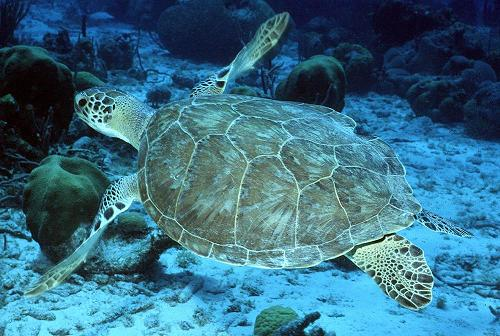
//> input picture Vision/src/turtle.jpg, 500 x 336 px, given in place of the camera
$ ./Vision   (built with g++ and OpenCV 4)
//> lines starting //> are read from the running program, lines starting //| are printed output that depends on the picture; after the words box and inside, x2 and y2 are one past the last pixel; in counts of white or black regions, pixels touching at a corner belong together
#include <opencv/cv.h>
#include <opencv/highgui.h>
#include <opencv2/features2d/features2d.hpp>
#include <opencv2/core/core.hpp>
#include <opencv2/highgui/highgui.hpp>
#include <stdio.h>
#include <math.h>
//#include <cvblobs/BlobResult.h>

using namespace cv;

// [155 lines left out: functions GetThresholdedImage, colorTracking, circleTracking, not called in this run]


IplImage* trackColor(IplImage *image, CvPoint *position, int hue) {
	CvScalar minHSV = cvScalar(hue, 100, 100);
	CvScalar maxHSV = cvScalar(hue+10, 255, 255);

	IplImage* imgHSV = cvCreateImage(cvGetSize(image), 8, 3);
	cvCvtColor(image, imgHSV, CV_BGR2HSV);
	IplImage* imgThreshed = cvCreateImage(cvGetSize(image), 8, 1);
	cvInRangeS(imgHSV,minHSV, maxHSV, imgThreshed);
	cvReleaseImage(&imgHSV);

	// Calculate the moments to estimate the position of the ball
	CvMoments *moments = (CvMoments*)malloc(sizeof(CvMoments));
	cvMoments(imgThreshed, moments, 1);
	double moment10 = cvGetSpatialMoment(moments, 1, 0);
	double moment01 = cvGetSpatialMoment(moments, 0, 1);
	double area = cvGetCentralMoment(moments, 0, 0);

	if (area < 100) {
		printf("Too noisy to track, detected area: %f\n", area);
		position->x = -1;
		position->y = -1;
	}
	else {
		position->x = moment10/area;
		position->y = moment01/area;
	}
	delete moments;
	return imgThreshed;
}

// [20 lines left out: function calculateBearing, not called in this run]

void blobTracking() {
	CvCapture* capture = cvCaptureFromCAM( CV_CAP_ANY );
	if ( !capture ) {
		fprintf( stderr, "ERROR: Could not initialize capturing. \n" );
		getchar();
	}
	// Create a window in which the captured images will be presented
	cvNamedWindow( "video", CV_WINDOW_AUTOSIZE );
	cvNamedWindow( "thresh", CV_WINDOW_AUTOSIZE);


	// Show the image captured from the camera in the window and repeat
	while ( true ) {
		// Get one frame
		IplImage* frame = cvQueryFrame( capture );
//> frame is the input picture: 336 rows x 500 cols, CV_8UC3; mean B, G, R 131.3, 108.7, 55.9
		if ( !frame ) {
		  fprintf( stderr, "ERROR: Could not retrieve frame.\n" );
		  getchar();
		  break;
		}


		CvPoint yellowPos;
		CvPoint bluePos;
		CvPoint redPos;
		IplImage* yellowThresh= trackColor(frame, &yellowPos, 25);
//> in trackColor, `cvCvtColor(image, imgHSV, CV_BGR2HSV);`: imgHSV: 336 rows x 500 cols, CV_8UC3; mean H, S, V 98.2, 152.5, 133
//> yellowThresh: 336 rows x 500 cols, CV_8UC1; every value is 0
//> yellowPos = Point(-1, -1)
		IplImage* blueThresh= trackColor(frame, &bluePos, 100);
//> call 2 of trackColor, with hue = 100
//> in trackColor (call 2), `cvInRangeS(imgHSV,minHSV, maxHSV, imgThreshed);`:
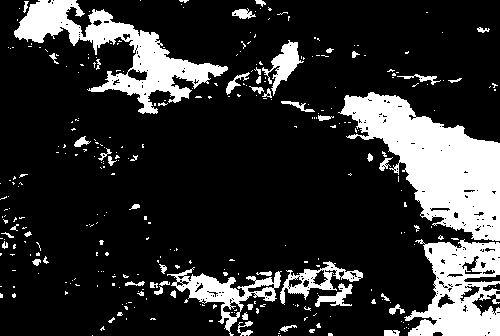
//> imgThreshed: 336 rows x 500 cols, CV_8UC1; 19% white; 322 white regions (269 under 20 px), largest, box (x1, y1, x2, y2) and area: (338, 92, 500, 241) 11525, (14, 0, 228, 114) 6905, (404, 239, 500, 336) 5677
//> bluePos = Point(325, 174)
		IplImage* redThresh= trackColor(frame, &redPos, 164);
//> redPos = Point(-1, -1)

		// Draw a line only if positions are valid
		if (yellowPos.x > 0 && yellowPos.y > 0 && bluePos.x > 0 && bluePos.y > 0 && redPos.x && redPos.y) {
			cvLine(frame, yellowPos, bluePos, cvScalar(0, 255, 255), 5);
			cvLine(frame, yellowPos, redPos, cvScalar(0, 255, 255), 5);
			cvLine(frame, redPos, bluePos, cvScalar(0, 255, 255), 5);

			double bearing = calculateBearing(redPos, bluePos);
			printf("Bearing: %f\n",bearing);

		}

		cvShowImage("thresh", yellowThresh);
		cvShowImage("thresh", blueThresh);
		cvShowImage("thresh", redThresh);
		cvShowImage( "video", frame );
		cvReleaseImage(&yellowThresh);
		cvReleaseImage(&blueThresh);
		cvReleaseImage(&redThresh);

		// Wait for a keypress
		int c = cvWaitKey(10);
//> the Esc key is pressed
		if ( c != -1 ) break;
	}
	// Release the capture device housekeeping
	cvReleaseCapture( &capture );
	cvDestroyWindow( "mywindow" );
}


// [9 lines left out: function main, not called in this run]

// added to run one function of the file
int main() { blobTracking(); }
